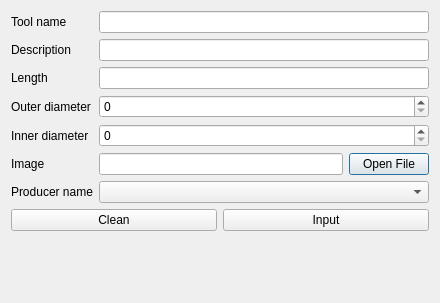
<?xml version="1.0" encoding="UTF-8"?>
<ui version="4.0">
 <class>ToolAddWindow</class>
 <widget class="QDialog" name="ToolAddWindow">
  <property name="geometry">
   <rect>
    <x>0</x>
    <y>0</y>
    <width>440</width>
    <height>303</height>
   </rect>
  </property>
  <property name="windowTitle">
   <string>Tool Add Window</string>
  </property>
  <layout class="QFormLayout" name="formLayout">
   <item row="0" column="0">
    <widget class="QLabel" name="label_toolName">
     <property name="text">
      <string>Tool name</string>
     </property>
    </widget>
   </item>
   <item row="0" column="1">
    <widget class="QLineEdit" name="lineEdit_toolName"/>
   </item>
   <item row="1" column="0">
    <widget class="QLabel" name="label_description">
     <property name="text">
      <string>Description</string>
     </property>
    </widget>
   </item>
   <item row="1" column="1">
    <widget class="QLineEdit" name="lineEdit_description"/>
   </item>
   <item row="2" column="0">
    <widget class="QLabel" name="label_length">
     <property name="text">
      <string>Length</string>
     </property>
    </widget>
   </item>
   <item row="2" column="1">
    <widget class="QLineEdit" name="lineEdit_length"/>
   </item>
   <item row="3" column="0">
    <widget class="QLabel" name="label_outerDiameter">
     <property name="text">
      <string>Outer diameter</string>
     </property>
    </widget>
   </item>
   <item row="3" column="1">
    <widget class="QSpinBox" name="spinBox_outerDiameter"/>
   </item>
   <item row="4" column="0">
    <widget class="QLabel" name="label_innerDiameter">
     <property name="text">
      <string>Inner diameter</string>
     </property>
    </widget>
   </item>
   <item row="4" column="1">
    <widget class="QSpinBox" name="spinBox_innerDiameter"/>
   </item>
   <item row="5" column="0">
    <widget class="QLabel" name="label_image">
     <property name="text">
      <string>Image</string>
     </property>
    </widget>
   </item>
   <item row="5" column="1">
    <layout class="QHBoxLayout" name="horizontalLayout_image">
     <item>
      <widget class="QLineEdit" name="lineEdit_image"/>
     </item>
     <item>
      <widget class="QPushButton" name="button_openFile">
       <property name="text">
        <string>Open File</string>
       </property>
      </widget>
     </item>
    </layout>
   </item>
   <item row="6" column="0">
    <widget class="QLabel" name="label_producerName">
     <property name="text">
      <string>Producer name</string>
     </property>
    </widget>
   </item>
   <item row="6" column="1">
    <widget class="QComboBox" name="comboBox_producerName"/>
   </item>
   <item row="7" column="0" colspan="2">
    <layout class="QHBoxLayout">
     <item>
      <widget class="QPushButton" name="button_clean">
       <property name="text">
        <string>Clean</string>
       </property>
      </widget>
     </item>
     <item>
      <widget class="QPushButton" name="button_input">
       <property name="text">
        <string>Input</string>
       </property>
      </widget>
     </item>
    </layout>
   </item>
  </layout>
 </widget>
 <resources/>
 <connections/>
</ui>
